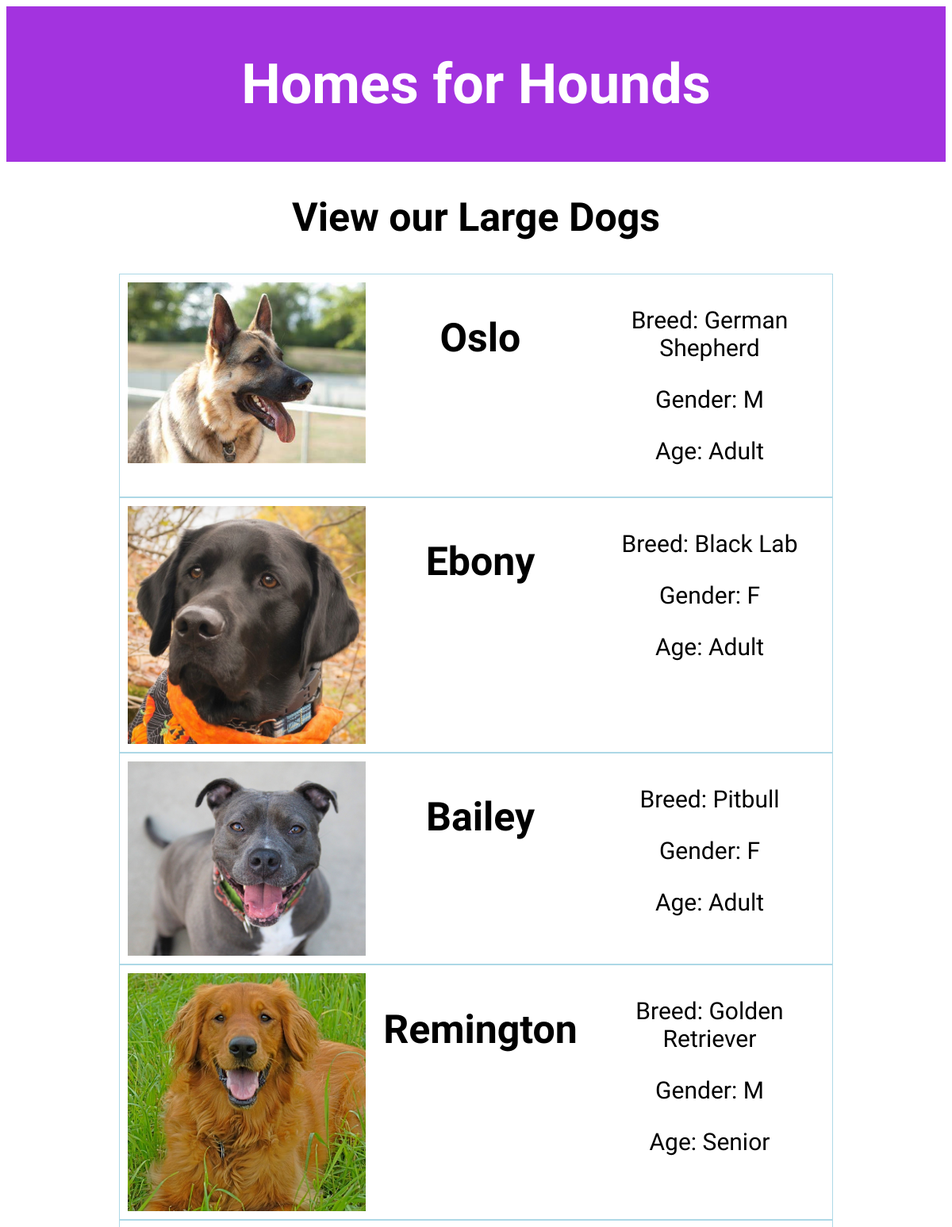
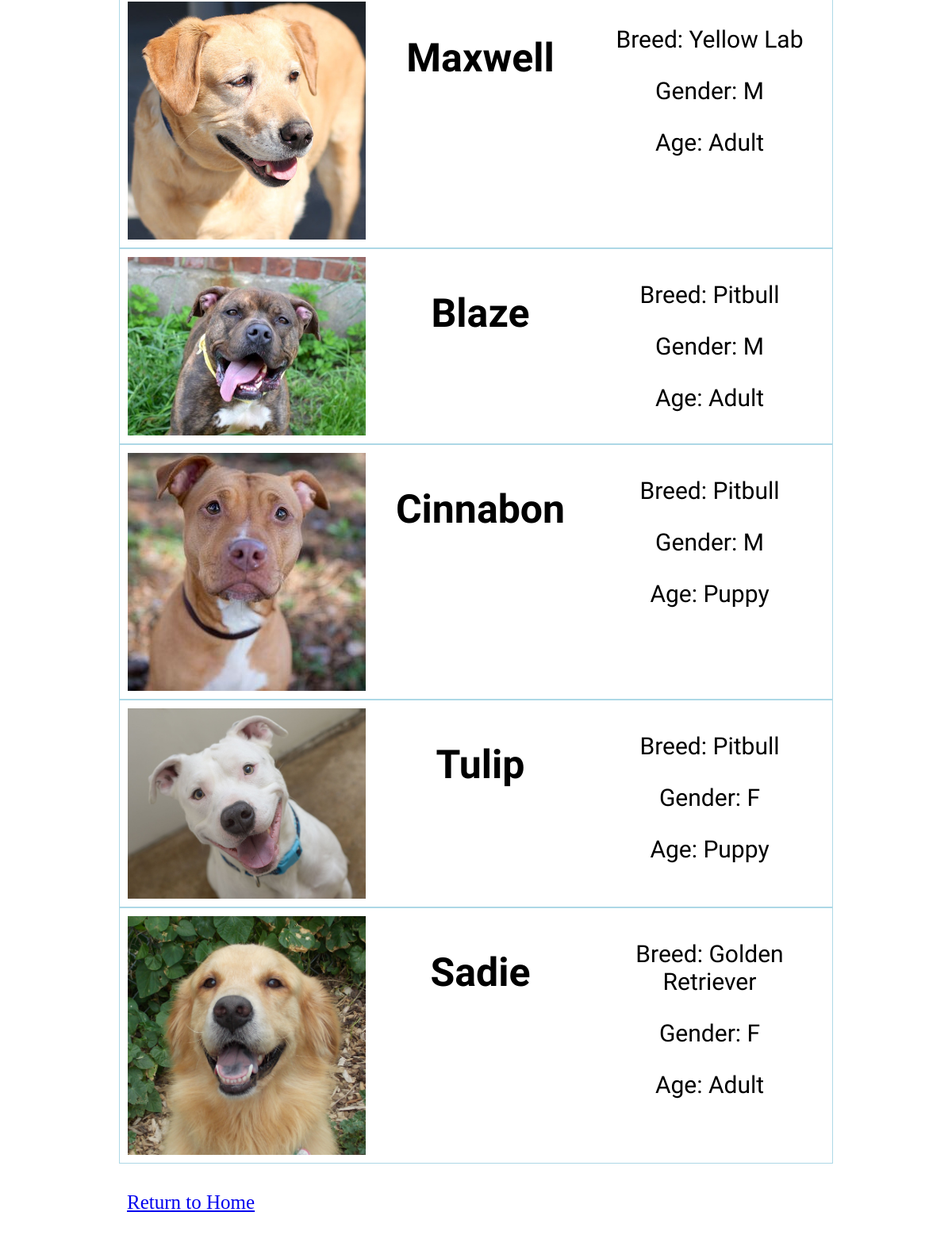
The app's page /my_app/largeDogs/ with its own data (2 pictures, top to bottom).
### my_app/models.py (models this page shows)
class LargeDogs(models.Model):
    name = models.CharField(max_length=30)
    breed = models.CharField(max_length=50)
    gender = models.CharField(max_length=1)
    age = models.CharField(max_length=50)
    img = models.ImageField(upload_to="images/")

### my_app/views.py (the view)
# urls.py: path("largeDogs/", views.largeDogs, name="largeDogs"),
def largeDogs(request):
    largedogList = LargeDogs.objects.all()
    template = loader.get_template('my_app/index1.html')
    context = {
        'largedogList': largedogList,
    }
    return HttpResponse(template.render(context, request))

### my_app/templates/my_app/index1.html (shortened to what this page needs)
{% load static %}
<link rel="stylesheet" type="text/css" href="{% static 'my_app/style.css' %}">
<header>
    <h1>Homes for Hounds</h1>
</header>
<main>
{% if largedogList %}
    <h2>View our Large Dogs</h2>
    {% for dog in largedogList %}
        <section>
        <img class="picture" src="{{ dog.img.url }}">
        <h2 class="name">{{ dog.name }}</h2>
        <div class="info">
        <p>Breed: {{dog.breed}}</p>
        <p>Gender: {{dog.gender}}</p>
        <p>Age: {{dog.age}}</p>
        </div>
        </section>
    {% endfor %}
{% else %}
    <p>No large dogs are available.</p>
{% endif %}
<a href="http://127.0.0.1:8000/my_app/"><p class="link">Return to Home</p></a>
</main>

### my_app/static/my_app/style.css (style rules this page uses)
main { margin-left: auto; margin-right: auto; max-width: 900px; }
header { background-color: #a333df; color: white; font-family: 'Shadows Into Light', cursive; padding: 10px; }
h1 { font-size: 70px; }
h2 { font-family: 'Shadows Into Light', cursive; font-size: 50px; }
h1, h2, h3 { text-align: center; }
section { border: .5px solid lightblue; padding: 10px; text-align: center; display: grid; grid-template-columns: 1fr 1fr 1fr; }
.picture { width: 300px; grid-column: 1/2; align-items: center; }
.info { font-family: 'Shadows Into Light', cursive; font-size: 30px; grid-column: 3/4; }
.name { grid-column: 2/3; }
.link { font-size: 25px; padding: 10px; }

### records on screen
LargeDogs: img (picture), name "Oslo", breed "German Shepherd", gender "M", age "Adult"
LargeDogs: img (picture), name "Ebony", breed "Black Lab", gender "F", age "Adult"
LargeDogs: img (picture), name "Bailey", breed "Pitbull", gender "F", age "Adult"
LargeDogs: img (picture), name "Remington", breed "Golden Retriever", gender "M", age "Senior"
LargeDogs: img (picture), name "Maxwell", breed "Yellow Lab", gender "M", age "Adult"
LargeDogs: img (picture), name "Blaze", breed "Pitbull", gender "M", age "Adult"
LargeDogs: img (picture), name "Cinnabon", breed "Pitbull", gender "M", age "Puppy"
LargeDogs: img (picture), name "Tulip", breed "Pitbull", gender "F", age "Puppy"
LargeDogs: img (picture), name "Sadie", breed "Golden Retriever", gender "F", age "Adult"
